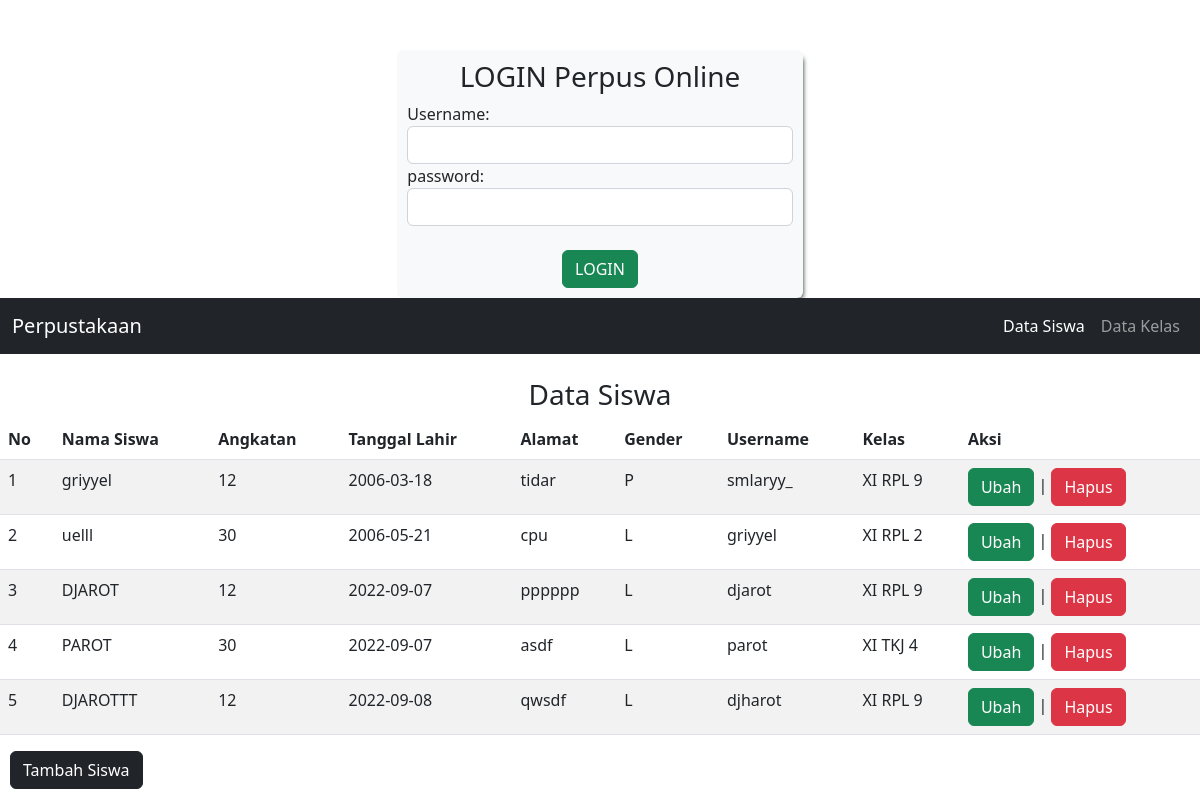
The page /perpustakaan/tampil_siswa.php on the database its author committed.
### tables this page shows
CREATE TABLE `siswa` (
  `id_siswa` int(100) NOT NULL,
  `nama_siswa` varchar(50) DEFAULT NULL,
  `tanggal_lahir` date DEFAULT NULL,
  `gender` enum('L','P') NOT NULL,
  `alamat` text NOT NULL,
  `username` varchar(255) NOT NULL,
  `password` varchar(255) NOT NULL,
  `id_kelas` int(11) NOT NULL
);

CREATE TABLE `kelas` (
  `id_kelas` int(11) NOT NULL,
  `nama_kelas` varchar(20) NOT NULL,
  `kelompok` varchar(20) NOT NULL,
  `angkatan` int(11) NOT NULL
);

### perpustakaan/tampil_siswa.php (the view, shortened to what this page needs)
<!DOCTYPE html>
<html lang="en">
<head>
    <link rel="stylesheet" href="css/bootstrap.min.css">
</head>
<body>
    <?php
    require "login.php";
    include "navbar.php";
    ?>
    <br>
    <h3 style="text-align: center;">Data Siswa</h3>
    <table class="table table-hover table-striped">
        <thead>
            <tr>
                <th>No</th>
                <th>Nama Siswa</th>
                <th>Angkatan</th>
                <th>Tanggal Lahir</th>
                <th>Alamat</th>
                <th>Gender</th>
                <th>Username</th>
                <th>Kelas</th>
                <th>Aksi</th>
            </tr>
        </thead>
        <tbody>
            <?php
            include "conncet.php";
            $qry_siswa = mysqli_query($myAdmin, "select * from siswa join kelas on kelas.id_kelas = siswa.id_kelas");
            $no = 0;
            while ($data_siswa = mysqli_fetch_array($qry_siswa)) {
                $no++; ?>
                <tr>
                    <td><?= $no ?></td>
                    <td><?= $data_siswa['nama_siswa'] ?></td>
                    <td><?= $data_siswa['angkatan'] ?></td>
                    <td><?= $data_siswa['tanggal_lahir'] ?></td>
                    <td><?= $data_siswa['alamat'] ?></td>
                    <td><?= $data_siswa['gender'] ?></td>
                    <td><?= $data_siswa['username'] ?></td>
                    <td><?= $data_siswa['nama_kelas'] ?></td>
                    <td><a href="ubah_siswa.php?id_siswa=
                    <?= $data_siswa['id_siswa'] ?>" class="btn btn-success">Ubah</a> | <a href="hapus.php?id_siswa=<?= $data_siswa['id_siswa'] ?>" onclick="return confirm ('Apakah anda yakin ingin menghapus data ini ? ')" class="btn btn-danger">Hapus</a></td>
                </tr>
            <?php
            }
            ?>
        </tbody>
    </table>
    <a href="tambah_siswa.php"> <input type="submit" name="simpan" value="Tambah Siswa" class="btn btn-dark" style="margin-left: 10px;"></a>
</body>
</html>

### rows shown on the page
siswa: nama_siswa "griyyel", id_kelas.angkatan "12", tanggal_lahir "2006-03-18", alamat "tidar", gender "P", username "smlaryy_", id_kelas.nama_kelas "XI RPL 9"
siswa: nama_siswa "uelll", id_kelas.angkatan "30", tanggal_lahir "2006-05-21", alamat "cpu", gender "L", username "griyyel", id_kelas.nama_kelas "XI RPL 2"
siswa: nama_siswa "DJAROT", id_kelas.angkatan "12", tanggal_lahir "2022-09-07", alamat "pppppp", gender "L", username "djarot", id_kelas.nama_kelas "XI RPL 9"
siswa: nama_siswa "PAROT", id_kelas.angkatan "30", tanggal_lahir "2022-09-07", alamat "asdf", gender "L", username "parot", id_kelas.nama_kelas "XI TKJ 4"
siswa: nama_siswa "DJAROTTT", id_kelas.angkatan "12", tanggal_lahir "2022-09-08", alamat "qwsdf", gender "L", username "djharot", id_kelas.nama_kelas "XI RPL 9"
